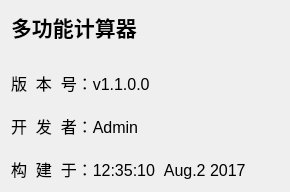
<?xml version="1.0" encoding="UTF-8"?>
<ui version="4.0">
 <class>AboutCalculate</class>
 <widget class="QDialog" name="AboutCalculate">
  <property name="geometry">
   <rect>
    <x>0</x>
    <y>0</y>
    <width>290</width>
    <height>159</height>
   </rect>
  </property>
  <property name="windowTitle">
   <string>多功能计算器</string>
  </property>
  <property name="windowIcon">
   <iconset resource="painter/cal.qrc">
    <normaloff>:/images/cal.png</normaloff>:/images/cal.png</iconset>
  </property>
  <layout class="QHBoxLayout" name="horizontalLayout">
   <item>
    <widget class="QLabel" name="label">
     <property name="text">
      <string>&lt;!DOCTYPE HTML PUBLIC &quot;-//W3C//DTD HTML 4.0//EN&quot; &quot;http://www.w3.org/TR/REC-html40/strict.dtd&quot;&gt;
&lt;html&gt;&lt;head&gt;&lt;meta name=&quot;qrichtext&quot; content=&quot;1&quot; /&gt;&lt;style type=&quot;text/css&quot;&gt;
p, li { white-space: pre-wrap; }
&lt;/style&gt;&lt;/head&gt;&lt;body style=&quot; font-family:'SimSun'; font-size:9pt; font-weight:400; font-style:normal;&quot;&gt;
&lt;p style=&quot; margin-top:0px; margin-bottom:0px; margin-left:0px; margin-right:0px; -qt-block-indent:0; text-indent:0px;&quot;&gt;&lt;span style=&quot; font-size:16pt; font-weight:600;&quot;&gt;多功能计算器&lt;/span&gt;&lt;/p&gt;
&lt;p style=&quot;-qt-paragraph-type:empty; margin-top:0px; margin-bottom:0px; margin-left:0px; margin-right:0px; -qt-block-indent:0; text-indent:0px; font-size:18pt; font-weight:600;&quot;&gt;&lt;br /&gt;&lt;/p&gt;
&lt;p style=&quot; margin-top:0px; margin-bottom:0px; margin-left:0px; margin-right:0px; -qt-block-indent:0; text-indent:0px;&quot;&gt;&lt;span style=&quot; font-size:12pt;&quot;&gt;版  本  号：v1.1.0.0&lt;/span&gt;&lt;/p&gt;
&lt;p style=&quot;-qt-paragraph-type:empty; margin-top:0px; margin-bottom:0px; margin-left:0px; margin-right:0px; -qt-block-indent:0; text-indent:0px; font-size:12pt;&quot;&gt;&lt;br /&gt;&lt;/p&gt;
&lt;p style=&quot; margin-top:0px; margin-bottom:0px; margin-left:0px; margin-right:0px; -qt-block-indent:0; text-indent:0px;&quot;&gt;&lt;span style=&quot; font-size:12pt;&quot;&gt;开  发  者：Admin&lt;/span&gt;&lt;/p&gt;
&lt;p style=&quot;-qt-paragraph-type:empty; margin-top:0px; margin-bottom:0px; margin-left:0px; margin-right:0px; -qt-block-indent:0; text-indent:0px; font-size:12pt;&quot;&gt;&lt;br /&gt;&lt;/p&gt;
&lt;p style=&quot; margin-top:0px; margin-bottom:0px; margin-left:0px; margin-right:0px; -qt-block-indent:0; text-indent:0px;&quot;&gt;&lt;span style=&quot; font-size:12pt;&quot;&gt;构  建  于：12:35:10  Aug.2 2017&lt;/span&gt;&lt;/p&gt;&lt;/body&gt;&lt;/html&gt;</string>
     </property>
    </widget>
   </item>
  </layout>
 </widget>
 <resources>
  <include location="painter/cal.qrc"/>
 </resources>
 <connections/>
</ui>
